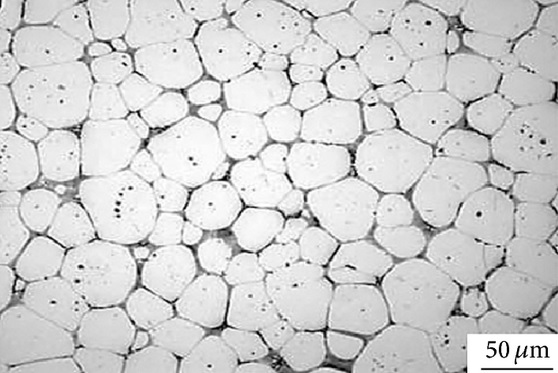
#> input picture microstructure04.jpg, 558 x 373 px
$ jupyter execute 'Grain Size Analysis.ipynb'
#> lines starting #> are read from the running program, lines starting #| are printed output that depends on the picture; after the words box and inside, x2 and y2 are one past the last pixel; in counts of white or black regions, pixels touching at a corner belong together; long printed decimals are rounded
[cell 1]
import cv2
import numpy as np
from matplotlib import pyplot as plt
from scipy import ndimage
from skimage import data,io, color, measure
from skimage.filters import unsharp_mask

[cell 2]
filename = "microstructure04.jpg"

[cell 3]
image = io.imread(fname=filename,as_gray=True)
#> image is the input picture: shape (373, 558) float64; min 0, max 1, mean 0.816
image=image[0:330,:]
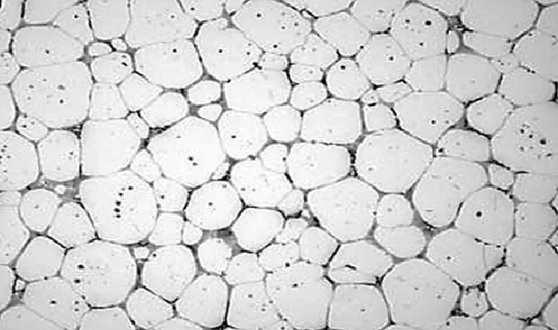
#> image: shape (330, 558) float64; min 0, max 1, mean 0.824
io.imshow(image)

[cell 4]
sharp=unsharp_mask(image,36,200)
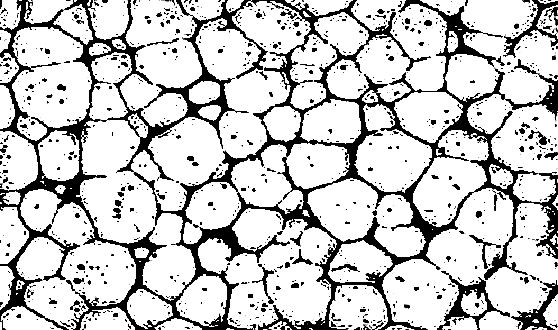
#> sharp: shape (330, 558) float64; min 0, max 1, mean 0.788
io.imshow(sharp)

[cell 5]
kernel=np.ones((3,3),np.float64)
erode=cv2.erode(sharp,kernel,iterations=2)
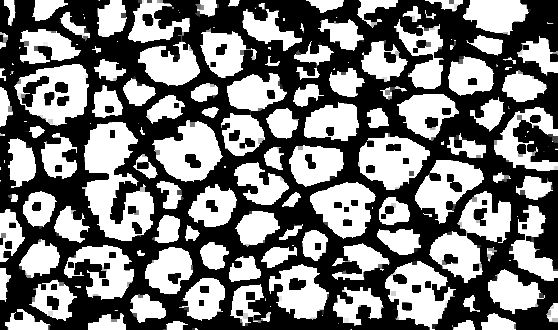
#> erode: shape (330, 558) float64; min 0, max 1, mean 0.477
io.imshow(erode)

[cell 6]
dilate=cv2.dilate(erode,kernel,iterations=1)
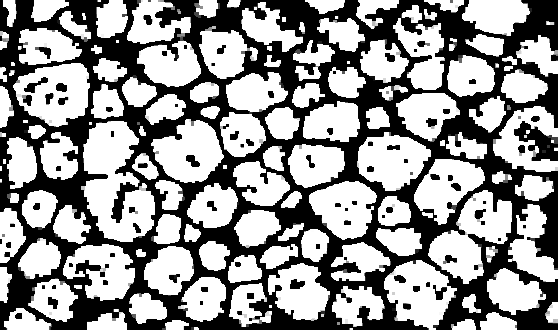
#> dilate: shape (330, 558) float64; min 0, max 1, mean 0.589
io.imshow(dilate)

[cell 7]
t=0.5
mask=dilate>t
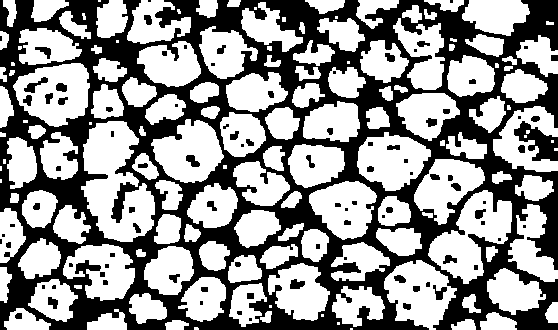
#> mask: shape (330, 558) bool; 58.9% white; 94 black regions (34 under 20 px)
io.imshow(mask)

[cell 8]
io.imshow(mask[0:500,0:500])
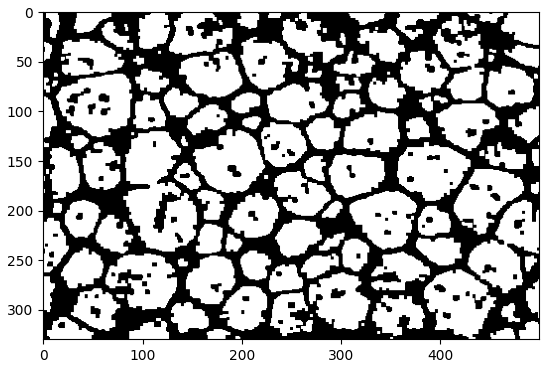
#> figure drawn by matplotlib, 1 panel

[cell 9]
s=[[1,1,1],[1,1,1],[1,1,1]]
#s=[[1,0,1],[0,1,0],[1,0,1]]
labelled_mask,num_labels=ndimage.label(mask,structure=s)
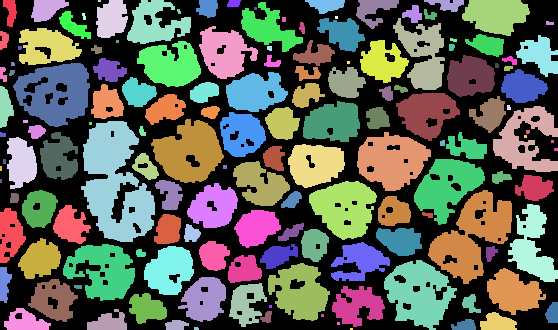
#> labelled_mask: shape (330, 558) int32; 148 distinct labels, from 0 to 147; one colour per label, 0 black
#> num_labels = 147

[cell 10]
img2=color.label2rgb(labelled_mask,bg_label=0)
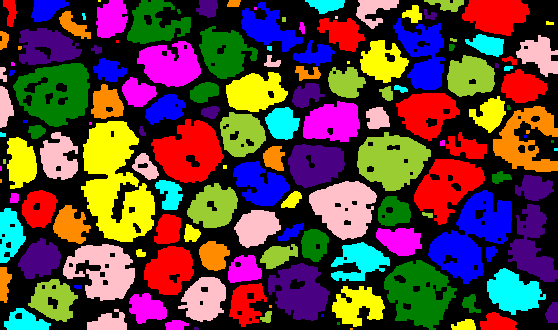
#> img2: shape (330, 558, 3) float64; mean R, G, B 0.358, 0.255, 0.241
io.imshow(img2)

[cell 11]
clusters=measure.regionprops(labelled_mask,image)
#> clusters = 147 regions; largest, box (x1, y1, x2, y2) and area: (81, 121, 155, 242) 5368, (428, 190, 512, 284) 3777, (13, 63, 90, 127) 3178, (384, 260, 457, 330) 3048, (151, 119, 224, 183) 2954
len(clusters)
#> Out = 147

[cell 12]
for prop in clusters:
    print(prop.perimeter,",",prop.equivalent_diameter)
#> this loop made 147 passes
#| 74.971 , 17.371
#| 105.456 , 26.463
#| 6.0 , 2.764
#| 140.527 , 34.669
#| 327.924 , 45.220
#| 72.728 , 19.609
#| 35.657 , 10.403
#| 94.592 , 21.587
#> (further printed lines are left out)

[cell 13]
kl=[]
bl=[]
for prop in clusters:
    kl.append(prop.equivalent_diameter)
#> after the loop, kl = 147 values, max 82.67 at index 72, min 2.76 at index 2, mean 24.86
bl.append([i for i in kl if i>20])

[cell 14]
mean=np.mean(bl)
#> mean = 38.79
print(mean)
#| 38.788
print(mean*0.5)
#| 19.394

$ run again, with microstructure01.jpg copied over microstructure04.jpg
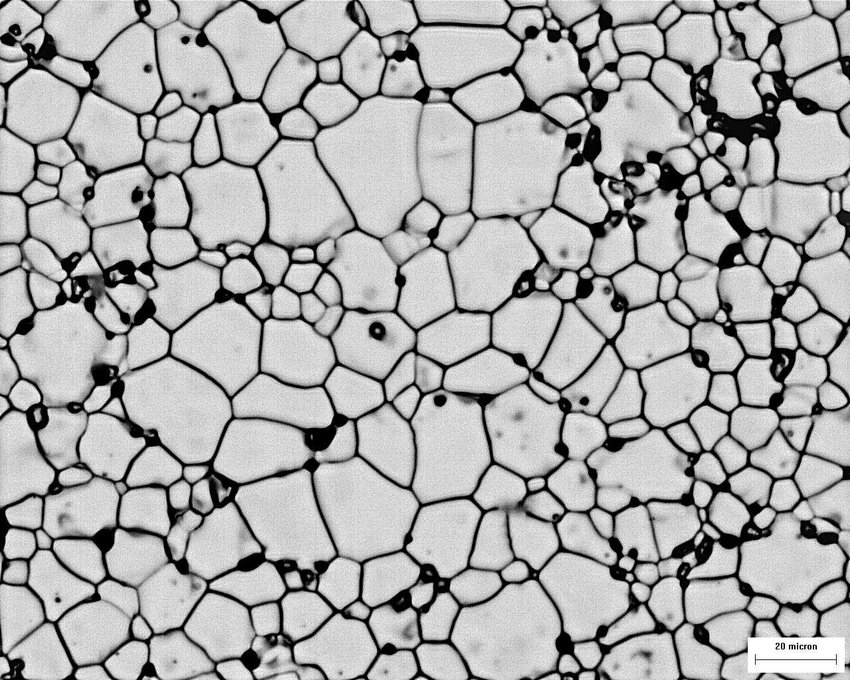
#> input picture microstructure01.jpg, 850 x 680 px
#> image is the input picture: shape (680, 850); min 0, max 255, mean 172.8
#> image: shape (330, 850)
#> mask: shape (330, 850) bool; 61.9% white; 58 black regions (33 under 20 px)
#> `labelled_mask,num_labels=ndimage.label(mask,structure=s)`:
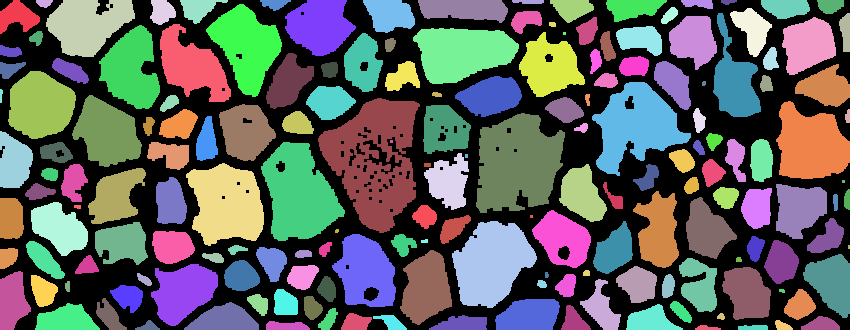
#> labelled_mask: shape (330, 850) int32; 176 distinct labels, from 0 to 175; one colour per label, 0 black
#> num_labels = 175
#> `img2=color.label2rgb(labelled_mask,bg_label=0)`:
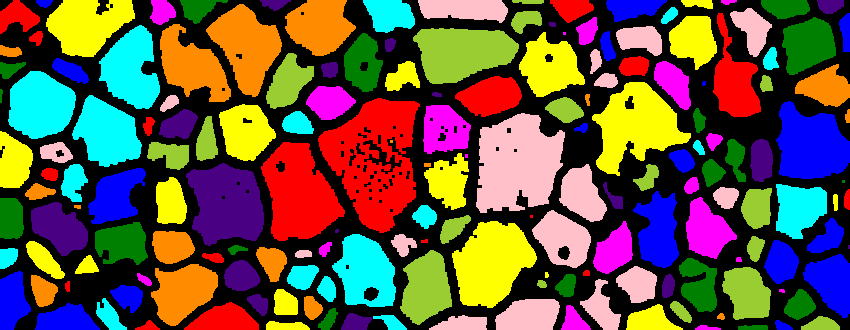
#> img2: shape (330, 850, 3) float64; mean R, G, B 0.389, 0.328, 0.26
#> clusters = 175 regions; largest, box (x1, y1, x2, y2) and area: (318, 98, 420, 233) 7697, (476, 113, 565, 213) 6531, (261, 142, 345, 241) 5281, (452, 221, 537, 308) 4914, (592, 82, 691, 176) 4892
#> Out = 175
#> the loop `for prop in clusters:` made 175 passes
#| 135.882 , 31.795
#| 40.142 , 11.227
#| 306.409 , 65.805
#| 88.527 , 24.618
#| 125.527 , 27.663
#> (further printed lines are left out)
#> after the loop `for prop in clusters:`: kl = 175 values, max 99 at index 60, min 3.19 at index 125, mean 29.51
#> mean = 40.93

$ run again, with microstructure02.jpg copied over microstructure04.jpg
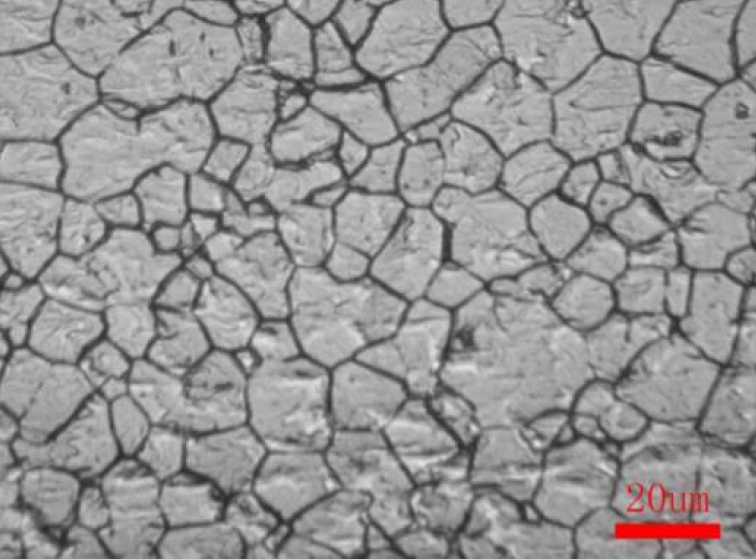
#> input picture microstructure02.jpg, 1511 x 1117 px (shown at 1/2 size)
#> mask: shape (330, 1511) bool; 57.9% white; 152 black regions (31 under 20 px)
#> `labelled_mask,num_labels=ndimage.label(mask,structure=s)`:
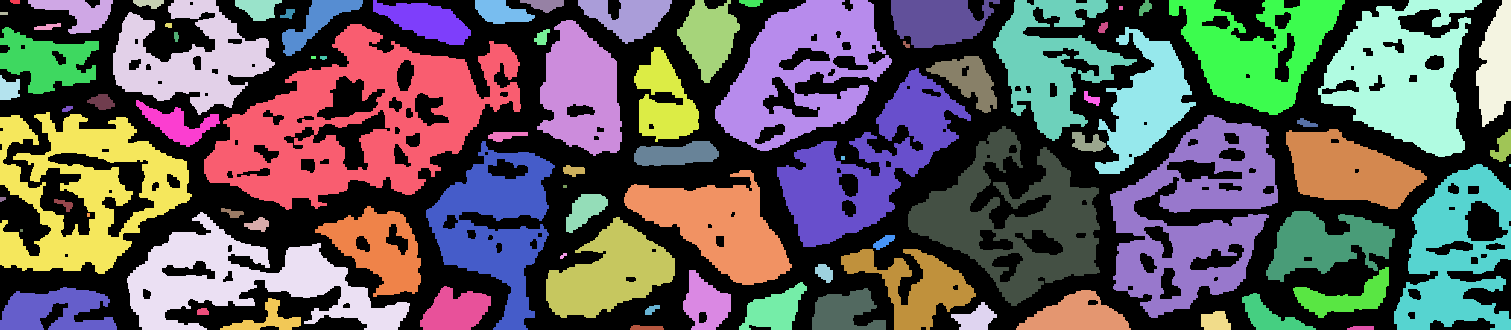
#> labelled_mask: shape (330, 1511) int32; 89 distinct labels, from 0 to 88; one colour per label, 0 black
#> num_labels = 88
#> `img2=color.label2rgb(labelled_mask,bg_label=0)`:
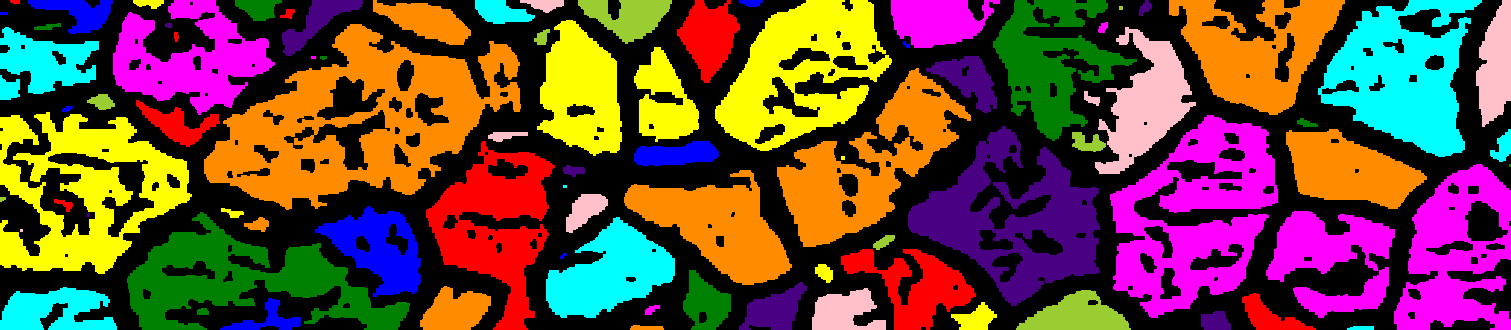
#> img2: shape (330, 1511, 3) float64; mean R, G, B 0.415, 0.279, 0.222
#> clusters = 88 regions; largest, box (x1, y1, x2, y2) and area: (204, 24, 521, 210) 26196, (1110, 115, 1278, 318) 17066, (0, 112, 192, 274) 15342, (908, 126, 1100, 306) 14768, (1318, 0, 1482, 157) 14246
#> Out = 88
#> the loop `for prop in clusters:` made 88 passes
#| 22.828 , 6.770
#| 250.426 , 42.953
#| 73.556 , 15.635
#| 1101.328 , 108.747
#| 125.213 , 28.967
#> (further printed lines are left out)
#> after the loop `for prop in clusters:`: kl = 88 values, max 182.6 at index 26, min 2.76 at index 54, mean 47.18
#> mean = 74.22
#| 74.216
#| 37.108
